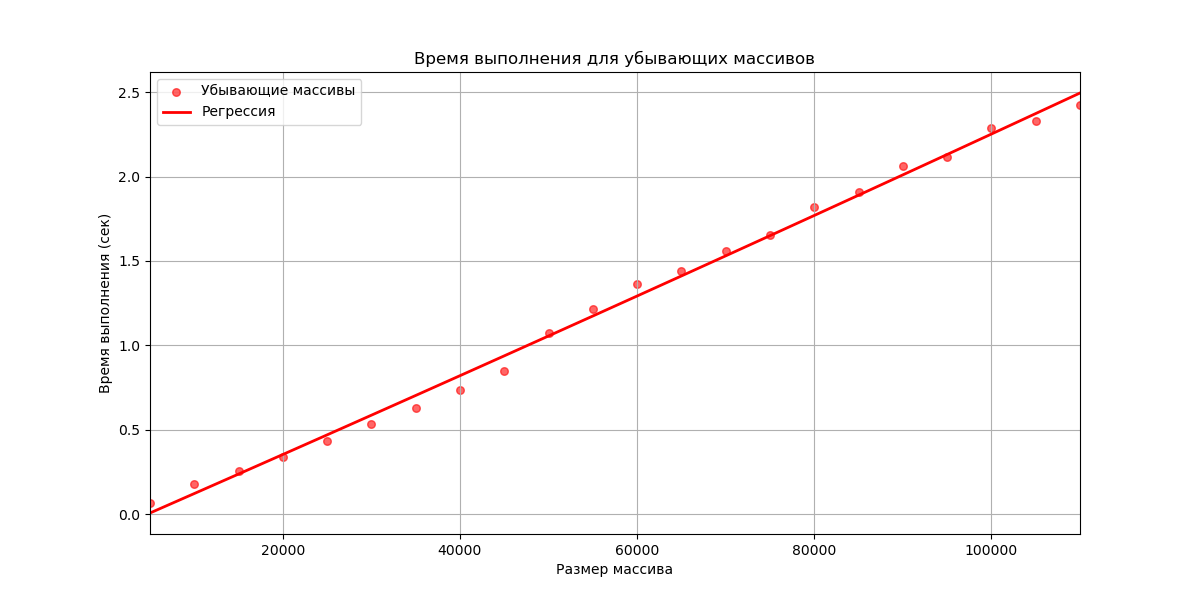

This figure's Python source:
import numpy as np
import matplotlib.pyplot as plt
from sklearn.preprocessing import PolynomialFeatures
from sklearn.linear_model import LinearRegression
import time

def pratt_sequence(n):
    gaps = []
    i = 0
    while True:
        for j in range(i + 1):
            gap = (2 ** i) * (3 ** j)
            if gap > n:
                return gaps
            gaps.append(gap)
        i += 1

def pratt_sort(arr):
    n = len(arr)
    gaps = pratt_sequence(n) 
    gaps.reverse() 
    
    for gap in gaps:
        for i in range(gap, n):
            temp = arr[i]
            j = i
            while j >= gap and arr[j - gap] > temp:
                arr[j] = arr[j - gap]
                j -= gap
            arr[j] = temp
            
    return arr

np.random.seed(42)

sizes = np.arange(5000, 110001, 5000)

times_descending = []

for size in sizes:
    arr_descending = np.arange(size, 0, -1)  
    start_time = time.time()
    pratt_sort(arr_descending)  
    end_time = time.time()
    times_descending.append(end_time - start_time)
    print(size, end_time - start_time)

poly_descending = PolynomialFeatures(degree=2)
N_b_poly_descending = poly_descending.fit_transform(sizes.reshape(-1, 1))
model_descending = LinearRegression()
model_descending.fit(N_b_poly_descending, times_descending)
y_predict_descending = model_descending.predict(N_b_poly_descending)

plt.figure(figsize=(12,6)) 
plt.scatter(sizes, times_descending, label='Убывающие массивы', color='red', alpha=0.6, s=30) 
plt.plot(sizes, y_predict_descending, label='Регрессия', color='red', linewidth=2) 
plt.title('Время выполнения для убывающих массивов') 
plt.xlabel('Размер массива') 
plt.ylabel('Время выполнения (сек)') 
plt.xlim(5000, 110000) 
plt.grid() 
plt.legend() 
plt.show()
